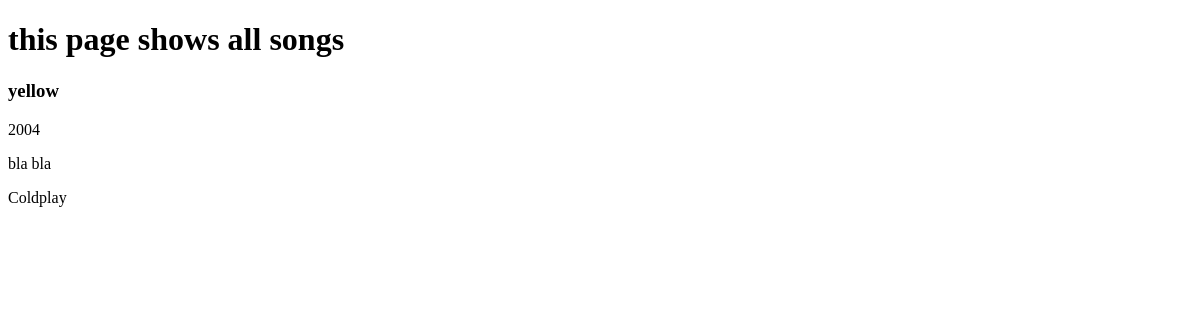
/songs, run on an earlier commit of the app's database.
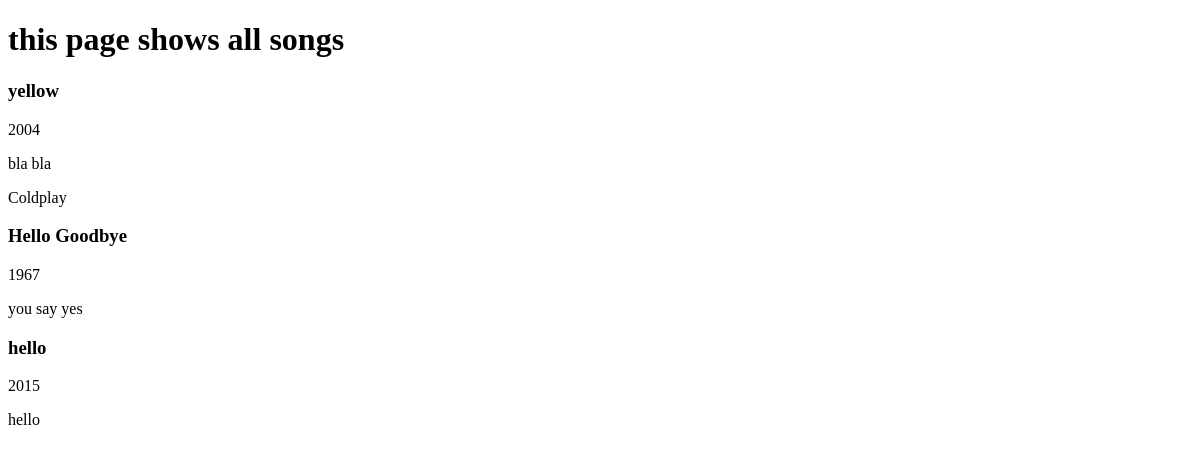
And on a later commit of the database.
### songbase.py (models this page shows)
class Song(db.Model):
    __tablename__ = 'songs'
    id = db.Column(db.Integer, primary_key=True)
    name = db.Column(db.String(256))
    year = db.Column(db.Integer)
    lyrics = db.Column(db.Text)
    artist_id = db.Column(db.Integer, db.ForeignKey('artists.id'))

class Artist(db.Model):
    __tablename__ = 'artists'
    id = db.Column(db.Integer, primary_key=True)
    name = db.Column(db.String(64))
    about = db.Column(db.Text)
    songs = db.relationship('Song', backref='artist')

### songbase.py (the view)
@app.route('/songs')
def show_all_songs():
    songs = Song.query.all()
    return render_template('song-all.html', songs=songs)

### templates/song-all.html (shortened to what this page needs)
{% extends "home-base.html"%}
{% block page_content %}
<h1>this page shows all songs</h1>
{%for song in songs%}
<h3>{{song.name}}</h3>
<p>{{song.year}}</p>
<p>{{song.lyrics}}</p>
<p>{{song.artist.name}}</p>
{%endfor%}
{% endblock %}

What changed in the data, as far as the page shows it:
added Song: name "Hello Goodbye", year "1967", lyrics "you say yes"
added Song: name "hello", year "2015", lyrics "hello"
